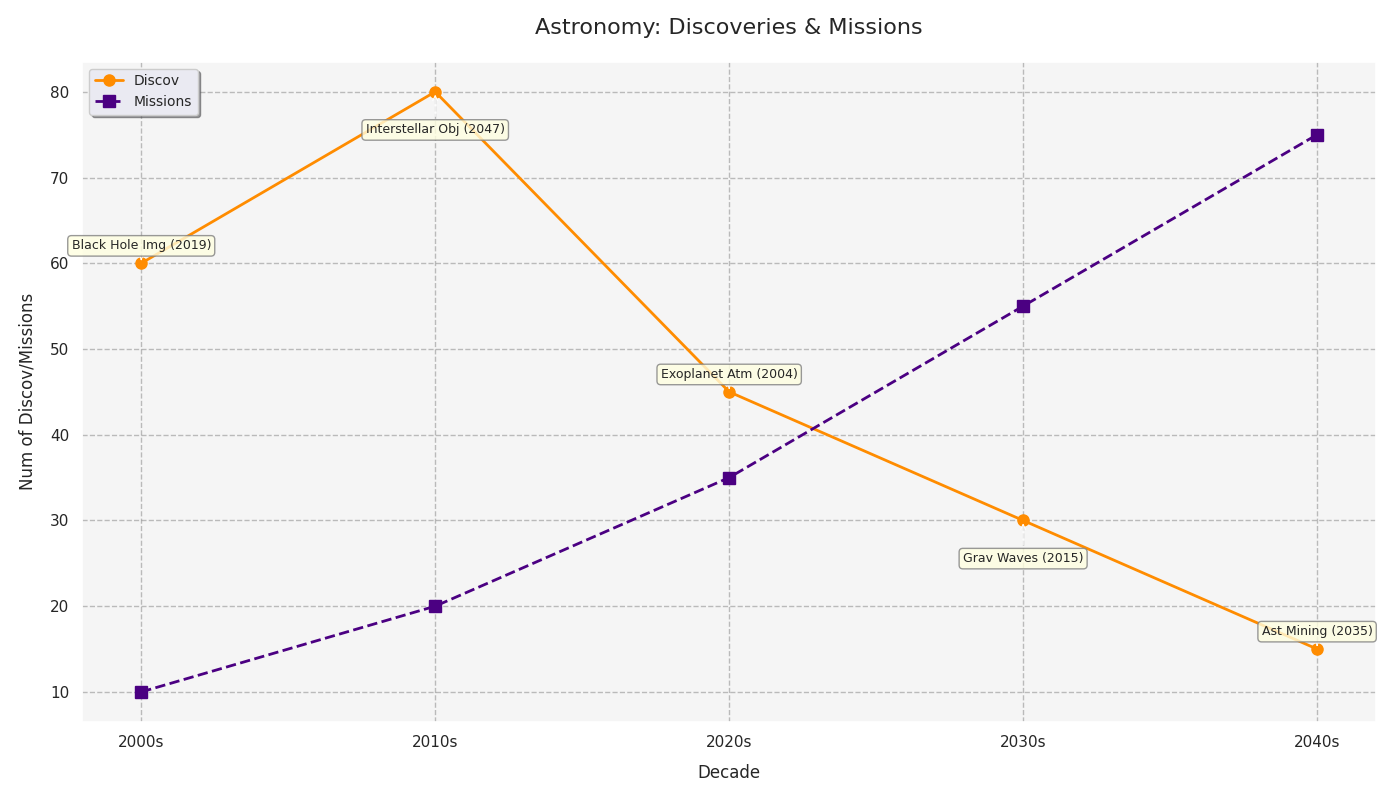

Write Python code to recreate this figure.
import matplotlib.pyplot as plt

decades = ['2000s', '2010s', '2020s', '2030s', '2040s']
discoveries = [60, 80, 45, 30, 15]
breakthroughs = [
    "Black Hole Img",
    "Interstellar Obj",
    "Exoplanet Atm",
    "Grav Waves",
    "Ast Mining"
]
breakthrough_years = ['2019', '2047', '2004', '2015', '2035']
missions = [10, 20, 35, 55, 75]

fig, ax = plt.subplots(figsize=(14, 8))

ax.plot(decades, discoveries, marker='o', linestyle='-', color='darkorange', linewidth=2, label='Discov', markersize=8)
ax.plot(decades, missions, marker='s', linestyle='--', color='indigo', linewidth=2, label='Missions', markersize=8)

ax.grid(True, linestyle='--', color='gray', alpha=0.5)

for i, txt in enumerate(breakthroughs):
    ax.annotate(
        f'{txt} ({breakthrough_years[i]})',
        xy=(decades[i], discoveries[i]),
        xytext=(0, 10 if i % 2 == 0 else -30),
        textcoords='offset points',
        arrowprops=dict(facecolor='black', arrowstyle='->', lw=0.8),
        fontsize=9,
        ha='center',
        bbox=dict(boxstyle="round,pad=0.3", edgecolor='gray', facecolor='lightyellow', alpha=0.8)
    )

ax.set_xlabel('Decade', fontsize=12, labelpad=10)
ax.set_ylabel('Num of Discov/Missions', fontsize=12, labelpad=10)
ax.set_title('Astronomy: Discoveries & Missions', fontsize=16, pad=20)

ax.legend(loc='upper left', fontsize=10, frameon=True, shadow=True, fancybox=True)
ax.set_facecolor('whitesmoke')
plt.tight_layout()
plt.show()
